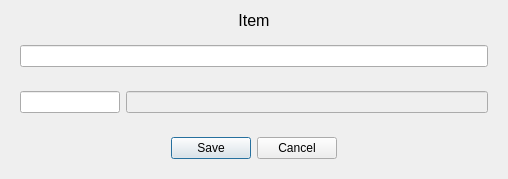
<?xml version="1.0" encoding="UTF-8"?>
<ui version="4.0">
 <class>CEditDialog</class>
 <widget class="QDialog" name="CEditDialog">
  <property name="geometry">
   <rect>
    <x>0</x>
    <y>0</y>
    <width>508</width>
    <height>179</height>
   </rect>
  </property>
  <property name="windowTitle">
   <string>Edit value</string>
  </property>
  <layout class="QVBoxLayout" name="verticalLayout">
   <item>
    <widget class="QLabel" name="lbName">
     <property name="font">
      <font>
       <pointsize>12</pointsize>
      </font>
     </property>
     <property name="text">
      <string>Item</string>
     </property>
     <property name="alignment">
      <set>Qt::AlignCenter</set>
     </property>
    </widget>
   </item>
   <item>
    <widget class="QWidget" name="wText" native="true">
     <layout class="QHBoxLayout" name="horizontalLayout_2">
      <item>
       <widget class="QLineEdit" name="leText"/>
      </item>
     </layout>
    </widget>
   </item>
   <item>
    <widget class="QWidget" name="wIdText" native="true">
     <layout class="QHBoxLayout" name="horizontalLayout_4">
      <item>
       <widget class="QLineEdit" name="leTextCode">
        <property name="maximumSize">
         <size>
          <width>100</width>
          <height>16777215</height>
         </size>
        </property>
       </widget>
      </item>
      <item>
       <widget class="QLineEdit" name="leTextName">
        <property name="enabled">
         <bool>false</bool>
        </property>
        <property name="focusPolicy">
         <enum>Qt::NoFocus</enum>
        </property>
       </widget>
      </item>
     </layout>
    </widget>
   </item>
   <item>
    <widget class="QWidget" name="widget_2" native="true">
     <layout class="QHBoxLayout" name="horizontalLayout">
      <item>
       <spacer name="horizontalSpacer">
        <property name="orientation">
         <enum>Qt::Horizontal</enum>
        </property>
        <property name="sizeHint" stdset="0">
         <size>
          <width>149</width>
          <height>20</height>
         </size>
        </property>
       </spacer>
      </item>
      <item>
       <widget class="QPushButton" name="btnOK">
        <property name="text">
         <string>Save</string>
        </property>
       </widget>
      </item>
      <item>
       <widget class="QPushButton" name="btnCancel">
        <property name="text">
         <string>Cancel</string>
        </property>
       </widget>
      </item>
      <item>
       <spacer name="horizontalSpacer_2">
        <property name="orientation">
         <enum>Qt::Horizontal</enum>
        </property>
        <property name="sizeHint" stdset="0">
         <size>
          <width>149</width>
          <height>20</height>
         </size>
        </property>
       </spacer>
      </item>
     </layout>
    </widget>
   </item>
  </layout>
 </widget>
 <tabstops>
  <tabstop>leText</tabstop>
  <tabstop>leTextCode</tabstop>
  <tabstop>leTextName</tabstop>
  <tabstop>btnOK</tabstop>
  <tabstop>btnCancel</tabstop>
  <tabstop>leText_2</tabstop>
 </tabstops>
 <resources/>
 <connections/>
</ui>
